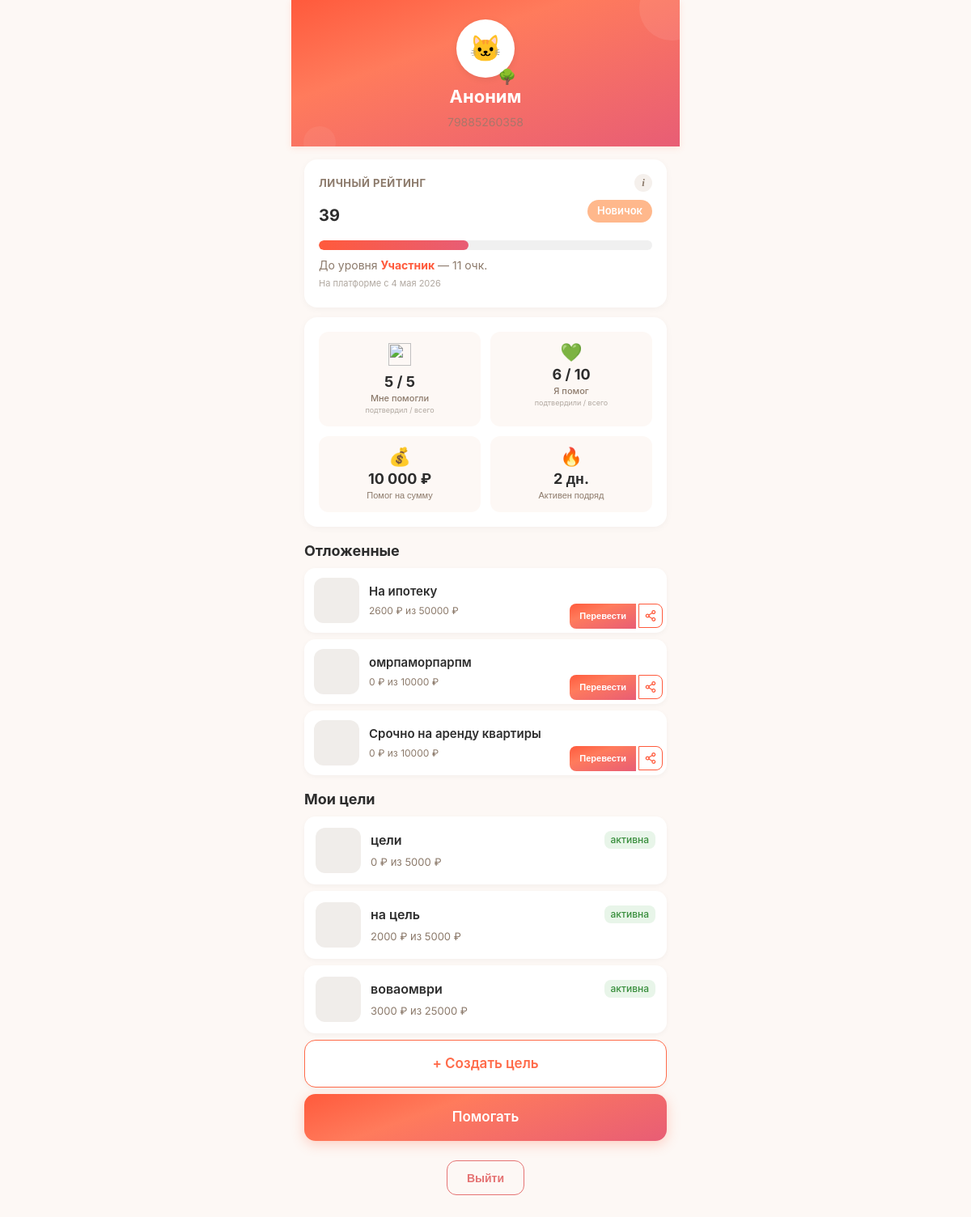
The page /profile (signed in) on the database as committed earlier.
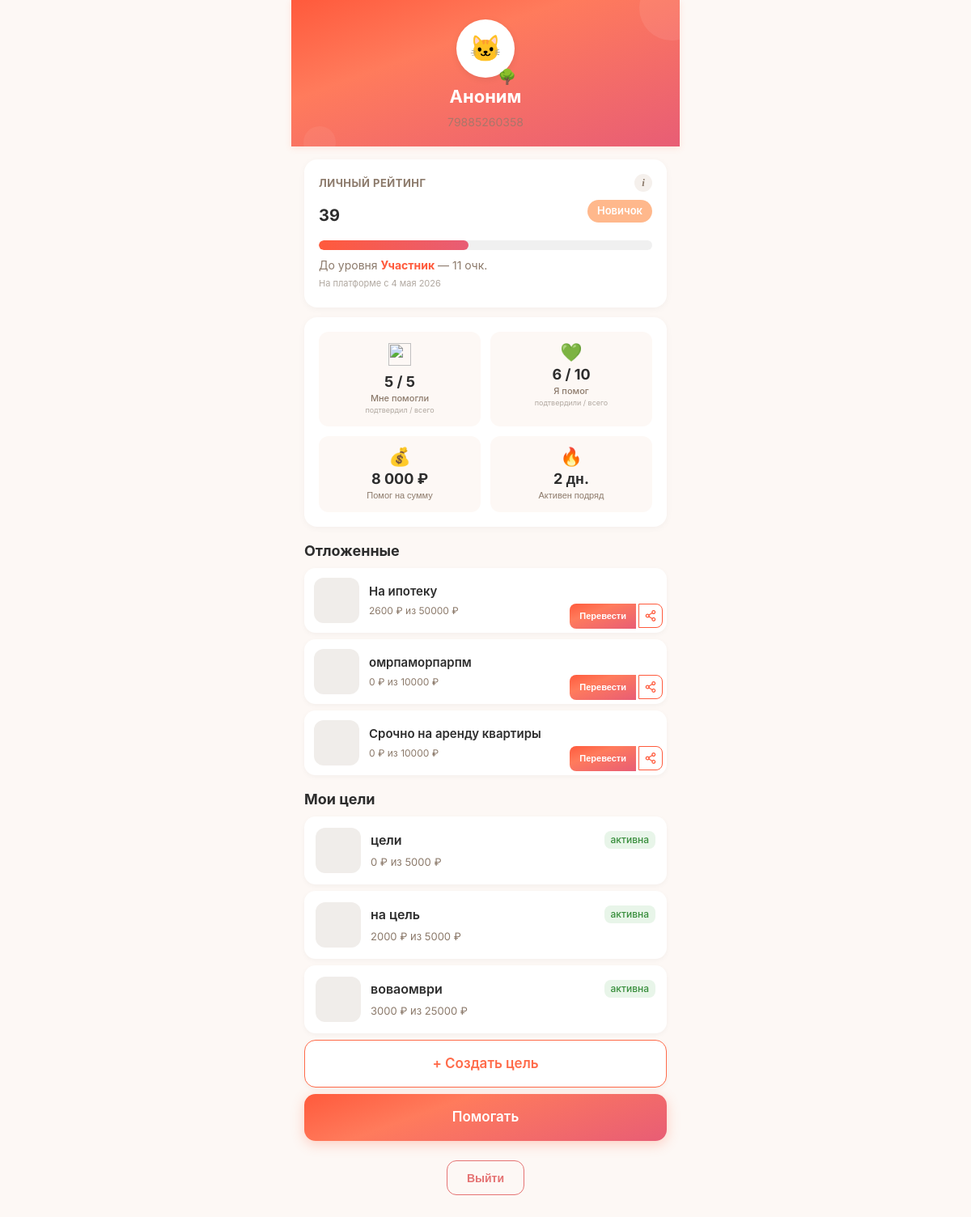
The same page on the database as committed later.
### tables this page shows
CREATE TABLE users (
            id INTEGER PRIMARY KEY AUTOINCREMENT,
            phone TEXT UNIQUE NOT NULL,
            password_hash TEXT NOT NULL,
            email TEXT NULL,
            name TEXT NULL,
            avatar_url TEXT NULL,
            max_id TEXT NULL,
            vk_id TEXT NULL,
            fcm_token TEXT NULL,
            onboarding_passed INTEGER DEFAULT 0,
            rating REAL DEFAULT 0.0,
            rating_level TEXT DEFAULT 'novice',
            confirmations_total INTEGER DEFAULT 0,
            confirmations_approved INTEGER DEFAULT 0,
            confirmations_ignored INTEGER DEFAULT 0,
            donation_streak INTEGER DEFAULT 0,
            goals_helped_close INTEGER DEFAULT 0,
            total_helped_amount REAL DEFAULT 0.00,
            priority_days INTEGER DEFAULT 0,
            circles_of_care INTEGER DEFAULT 0,
            interest_weights TEXT DEFAULT NULL,
            eternal_donation_config TEXT DEFAULT NULL,
            yellow_card_until TEXT NULL,
            is_banned INTEGER DEFAULT 0,
            created_at TEXT DEFAULT (datetime('now'))
        , xp INTEGER DEFAULT 0, xp_level TEXT DEFAULT 'novice', streak_days INTEGER DEFAULT 0, last_action_date TEXT, ip_registered TEXT, author_badge TEXT, trust_score INTEGER DEFAULT 50, trust_level TEXT DEFAULT 'guest', is_admin INTEGER DEFAULT 0);

### main.py (the view, shortened to what this page needs)
@app.route('/profile')
@login_required
def profile():
    user = get_current_user()
    db = get_db()
    goals = db.execute("SELECT * FROM goals WHERE user_id = ? ORDER BY created_at DESC", (user['id'],)).fetchall()
    received_total = db.execute(
        "SELECT COUNT(*) FROM donations WHERE goal_id IN (SELECT id FROM goals WHERE user_id = ?) AND donor_id IS NOT NULL",
        (user['id'],)
    ).fetchone()[0]
    received_approved = db.execute(
        "SELECT COUNT(*) FROM donations WHERE goal_id IN (SELECT id FROM goals WHERE user_id = ?) AND donor_id IS NOT NULL AND status IN ('recipient_confirmed','completed')",
        (user['id'],)
    ).fetchone()[0]
    sent_total = db.execute(
        "SELECT COUNT(*) FROM donations WHERE donor_id = ?",
        (user['id'],)
    ).fetchone()[0]
    sent_approved = db.execute(
        "SELECT COUNT(*) FROM donations WHERE donor_id = ? AND status IN ('recipient_confirmed','completed')",
        (user['id'],)
    ).fetchone()[0]
    ignored = db.execute(
        "SELECT d.amount_reported, d.donor_confirmed_at, u.phone as donor_phone FROM donations d LEFT JOIN users u ON d.donor_id = u.id WHERE d.goal_id IN (SELECT id FROM goals WHERE user_id = ?) AND d.status = 'donor_confirmed' AND datetime(d.donor_confirmed_at) <= datetime('now', '-24 hours') ORDER BY d.donor_confirmed_at DESC LIMIT 10",
        (user['id'],)
    ).fetchall()
    months = ['января','февраля','марта','апреля','мая','июня','июля','августа','сентября','октября','ноября','декабря']
    ignored_list = []
    liked_goals = db.execute("""
        SELECT g.*, u.name as author_name, u.xp_level as author_level
        FROM likes l
        JOIN goals g ON l.goal_id = g.id
        JOIN users u ON g.user_id = u.id
        WHERE l.user_id = ?
        ORDER BY l.created_at DESC
    """, (user['id'],)).fetchall()
    db.close()
    return render_template('profile.html',
        user=user,
        goals=goals,
        received_total=received_total,
        received_approved=received_approved,
        sent_total=sent_total,
        sent_approved=sent_approved,
        ignored_donations=ignored_list,
        liked_goals=liked_goals)

### main.py (called while the page is built)
def get_current_user():
    if 'user_id' in session:
        db = get_db()
        try:
            user = db.execute("SELECT * FROM users WHERE id = ?", (session['user_id'],)).fetchone()
            return user
        except:
            return None
        finally:
            db.close()
    return None

def login_required(f):
    @wraps(f)
    def wrap(*args, **kwargs):
        if 'user_id' not in session:
            flash('Сначала войдите в аккаунт.', 'warning')
            return redirect(url_for('login'))
        return f(*args, **kwargs)
    return wrap

def level_emoji(level_key):
    return LEVEL_EMOJI.get(level_key, '🌱')

def format_date(date_str):
    if not date_str:
        return ''
    try:
        parts = date_str[:10].split('-')
        return f"{int(parts[2])} {MONTHS[int(parts[1])-1]} {parts[0]}"
    except:
        return date_str[:10]

### models.py (called while the page is built)
def get_db():
    conn = sqlite3.connect(DATABASE, timeout=10)
    conn.row_factory = sqlite3.Row
    conn.execute("PRAGMA journal_mode=WAL")
    conn.execute("PRAGMA synchronous=NORMAL")
    conn.execute("PRAGMA busy_timeout=5000")
    conn.execute("PRAGMA foreign_keys = ON")
    return conn

### templates/profile.html (shortened to what the changed rows need)
<!DOCTYPE html>
<html lang="ru">
<head>
    <link rel="stylesheet" href="/static/style.css?v=5">
</head>
<body>
    <div class="container">
        <div class="profile-header">
            <div style="position:relative; display:inline-block;">
            <div class="avatar">🐱</div>
            <span style="position:absolute; bottom:-2px; right:-2px; font-size:18px;">
                {{ user.xp_level|level_emoji }}
            </span>
        </div>
            <h1>{{ user.name or 'Аноним' }}</h1>
            <p class="phone">{{ user.phone }}</p>
        </div>
        {% set tp = trust_progress(user.trust_score or 0) %}
        {% set segs = trust_segments(user.trust_score or 0) %}
        <div class="card" style="position:relative;">
            <div class="trust-row">
                <span class="trust-value">{{ user.trust_score or 0 }}</span>
                {% for seg in segs %}{% if seg.is_current %}<span class="level-badge" style="background: {{ seg.color }}; color: white;">{{ seg.name }}</span>{% endif %}{% endfor %}
            </div>
            <p class="trust-next">
                {% if tp.next_name %}
                    До уровня <strong>{{ tp.next_name }}</strong> — {{ tp.points_to_next }} очк.
                {% else %}
                    👑 Максимальный уровень
                {% endif %}
                <span class="trust-since">На платформе с {{ user.created_at|format_date }}</span>
            </p>
        </div>
        <div class="card">
            <div class="stats-grid">
                <button type="button" class="stats-cell stats-cell-btn" onclick="openSumModal()">
                    <div class="stats-icon">💰</div>
                    <div class="stats-num">{{ "{:,.0f}".format(user.total_helped_amount or 0).replace(',', ' ') }} ₽</div>
                    <div class="stats-lbl">Помог на сумму</div>
                </button>
                <button type="button" class="stats-cell stats-cell-btn" onclick="openStreakModal()">
                    <div class="stats-icon">🔥</div>
                    <div class="stats-num">{{ user.streak_days or 0 }} дн.</div>
                    <div class="stats-lbl">Активен подряд</div>
                </button>
            </div>
        </div>
    </div>
</body>
</html>

Rows that differ between the two databases and show on the page:
changed users: total_helped_amount "10 000" → "8 000"
